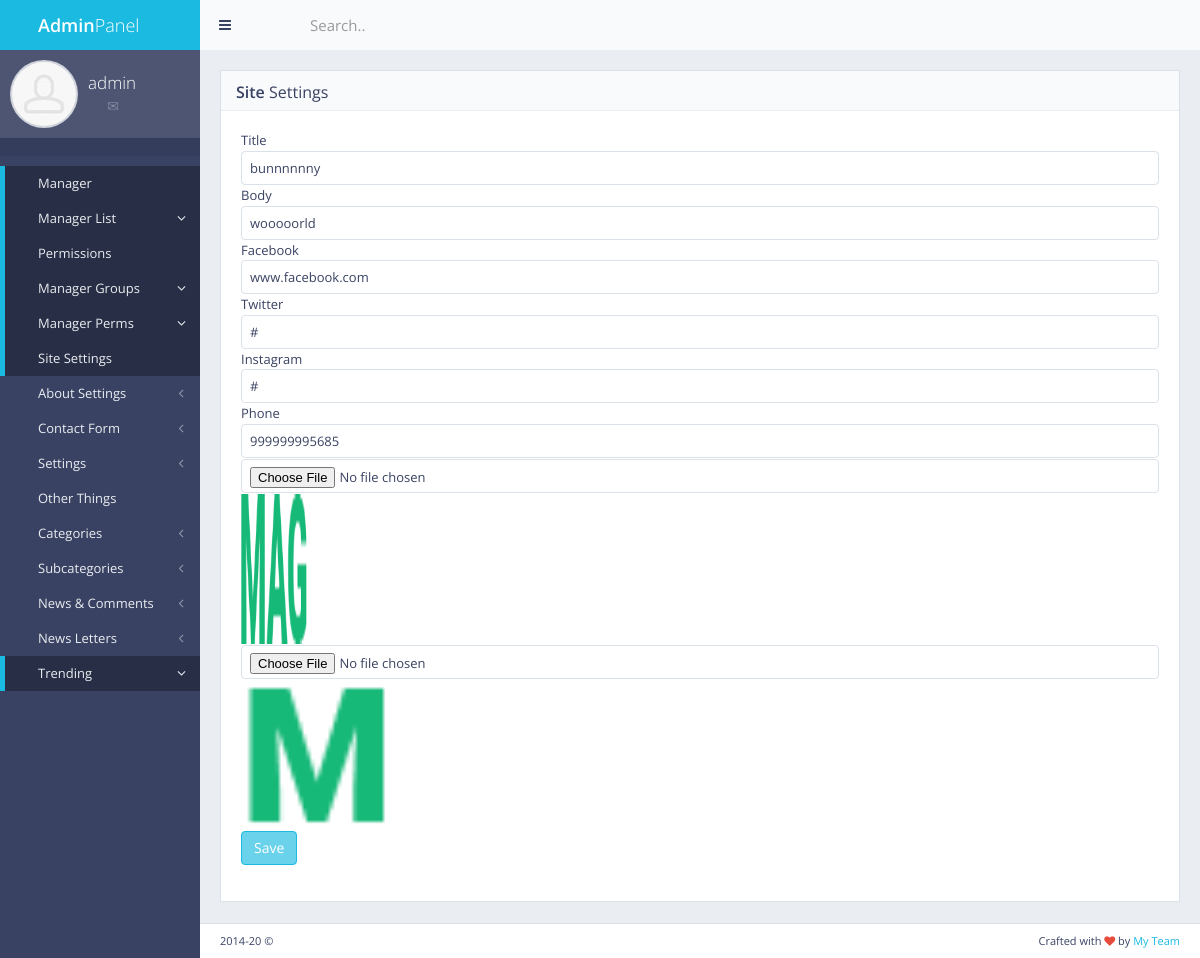
Screenshot of /panel/setting/ (signed in) with the database file from the repository.
### myapp/models.py (models this page shows, shortened)
class article(models.Model):
    title = models.CharField(max_length=50)
    body = models.CharField(max_length=500)
    bodylong = models.TextField(default='-')
    fb = models.CharField(default = '-',max_length=50)
    tw = models.CharField(default='-',max_length=50)
    insta = models.CharField(default='-',max_length=50)
    ph = models.CharField(default="999999",max_length=12)
    picname = models.TextField(default="")
    picurl = models.TextField(default="")
    picname2 = models.TextField(default="")
    picurl2 = models.TextField(default="")

### myapp/views.py (the view, shortened to what this page needs)
# urls.py: path('panel/setting/',views.site_setting,name='site_setting'),
def site_setting(request):
    if not request.user.is_authenticated:
        return render('mylogin')
    site = article.objects.get(pk = 2)
    return render(request,'back/setting.html',{'site':site})

### myapp/templatetags/extra_auth.py (called while the page is built)
@register.filter(name="has_group")
def has_group(user,group_name):
    return user.groups.filter(name = group_name).exists()

### myapp/templates/back/setting.html (shortened to what this page needs)
{% extends "back/master.html" %}
{% load static %}
{% block mainblock %}
    <div class="block full">
        <div class="block-title">
            <h2><strong>Site</strong> Settings</h2>
        </div>
    <form action="{% url "site_setting" %}" enctype="multipart/form-data" method="post" class="form-group">
        <div class=""form-group>
            <lable>Title</lable>
            <input type="text" id = "title" value="{{ site.title }}" name="title" class="form-control" placeholder="">
        </div>
        <div class=""form-group>
            <lable>Body</lable>
            <input type="text" id = "body" value="{{ site.body }}" name="body" class="form-control" placeholder="">
        </div>
        <div class=""form-group>
            <lable>Facebook</lable>
            <input type="text" id = "fb" value="{{ site.fb }}" name="fb" class="form-control" placeholder="">
        </div>
        <div class=""form-group>
            <lable>Twitter</lable>
            <input type="text" id = "tw"  value="{{ site.tw }}" name="tw" class="form-control" placeholder="">
        </div>
        <div class=""form-group>
            <lable>Instagram</lable>
            <input type="text" id = "insta"  value="{{ site.insta }}" name="insta" class="form-control" placeholder="">
        </div>
        <div class=""form-group>
            <lable>Phone</lable>
            <input type="text" id = "ph"  value="{{ site.ph }}" name="ph" class="form-control" placeholder="">
        </div>
        <div class=""form-group>
            <input type="file" id = "myfiles" name="myfiles" row="5" class="form-control" placeholder="Body">
        </div>
        <div class=""form-group>
            <img src = "{{ site.picurl }}" height="150" width="150">
         </div>
         <div class=""form-group>
            <input type="file" id = "myfiles2" name="myfiles2" row="5" class="form-control" placeholder="Body">
        </div>
        <div class=""form-group>
            <img src = "{{ site.picurl2 }}" height="150" width="150">
         </div>
        <div class="form-group">
        <button type="submit" class="btn btn-primary">Save</button>
        </div>
    </form>
    </div>
{% endblock %}

### myapp/templates/back/master.html (shortened to what this page needs)
{% load static %}
{%  load extra_auth %}
{% if user.is_authenticated %}
<!DOCTYPE html>
 <html class="no-js" lang="en">
<head>
    <link rel="stylesheet" href="{% static "back/css/bootstrap.min.css" %}">
    <link rel="stylesheet" href="{% static "back/css/plugins.css" %}">
    <link rel="stylesheet" href="{% static "back/css/main.css" %}">
    <link rel="stylesheet" href="{% static "back/css/themes.css" %}">
</head>
<body>
<div id="page-wrapper">
    <div id="page-container" class="sidebar-partial sidebar-visible-lg sidebar-no-animations">
        <div id="sidebar">
            <div id="sidebar-scroll">
                <div class="sidebar-content">
                    <a href="panel" class="sidebar-brand">
                        <i class="gi gi-flash"></i><span class="sidebar-nav-mini-hide"><strong>Admin</strong>Panel</span>
                    </a>
                    <div class="sidebar-section sidebar-user clearfix sidebar-nav-mini-hide">
                        <div class="sidebar-user-avatar">
                            <a href="page_ready_user_profile.html">
                                <img src="{% static "back/img/placeholders/avatars/avatar2.jpg" %}"  alt="avatar">
                            </a>
                        </div>
                        <div class="sidebar-user-name">{{request.user}}</div>
                        <div class="sidebar-user-links">
                            <a href="page_ready_user_profile.html" data-toggle="tooltip" data-placement="bottom" title="Profile"><i class="gi gi-user"></i></a>
                            <a href="page_ready_inbox.html" data-toggle="tooltip" data-placement="bottom" title="Messages"><i class="gi gi-envelope"></i></a>
                            <a href="{% url 'change_password' %}" class="enable-tooltip" data-placement="bottom" title="Settings" ><i class="gi gi-cogwheel"></i></a>
                            <a href="{% url 'mylogout' %}" data-toggle="tooltip" data-placement="bottom" title="Logout"><i class="gi gi-exit"></i></a>
                        </div>
                    </div>
                    <ul class="sidebar-section sidebar-themes clearfix sidebar-nav-mini-hide">
                    </ul>
                    <ul class="sidebar-nav">
                        {% if request.user|has_group:"masteruser" %}
                        <li>
                            <a href="/panel/" class=" active"><i class="gi gi-stopwatch sidebar-nav-icon"></i><span class="sidebar-nav-mini-hide">Manager</span></a>
                        </li>
                          <li>
                            <a href="/panel/manager/list/" class="active"><i class="fa fa-angle-left sidebar-nav-indicator sidebar-nav-mini-hide"></i><i class="gi gi-show_big_thumbnails sidebar-nav-icon"></i><span class="sidebar-nav-mini-hide">Manager List</span></a>
                        </li>
                        <li>
                            <a href="/panel/" class=" active"><i class="gi gi-stopwatch sidebar-nav-icon"></i><span class="sidebar-nav-mini-hide">Permissions</span></a>
                        </li>
                          <li>
                            <a href="/panel/manager/group/" class="active"><i class="fa fa-angle-left sidebar-nav-indicator sidebar-nav-mini-hide"></i><i class="gi gi-show_big_thumbnails sidebar-nav-icon"></i><span class="sidebar-nav-mini-hide">Manager Groups</span></a>
                          </li>
                          <li>
                            <a href="{% url 'manager_perms' %}" class="active"><i class="fa fa-angle-left sidebar-nav-indicator sidebar-nav-mini-hide"></i><i class="gi gi-show_big_thumbnails sidebar-nav-icon"></i><span class="sidebar-nav-mini-hide">Manager Perms</span></a>
                          </li>
                        <li>
                            <a href="/panel/setting" class=" active"><i class="gi gi-stopwatch sidebar-nav-icon"></i><span class="sidebar-nav-mini-hide">Site Settings</span></a>
                        </li>
                          <li>
                            <a href="/panel/about/setting/" class="sidebar-nav-menu"><i class="fa fa-angle-left sidebar-nav-indicator sidebar-nav-mini-hide"></i><i class="gi gi-show_big_thumbnails sidebar-nav-icon"></i><span class="sidebar-nav-mini-hide">About Settings</span></a>
                        </li>
                         <li>
                            <a href="/panel/contactform" class="sidebar-nav-menu"><i class="fa fa-angle-left sidebar-nav-indicator sidebar-nav-mini-hide"></i><i class="gi gi-show_big_thumbnails sidebar-nav-icon"></i><span class="sidebar-nav-mini-hide">Contact Form</span></a>
                        </li>
                         <li>
                        <a href="/panel/setting/" class="sidebar-nav-menu"><i class="fa fa-angle-left sidebar-nav-indicator sidebar-nav-mini-hide"></i><i class="gi gi-show_big_thumbnails sidebar-nav-icon"></i><span class="sidebar-nav-mini-hide">Settings</span></a>
                        </li>
                        {% endif %}
                         <li>
                            <a href="/panel/setting" class="sidebar-nav-menu"><i class="gi gi-stopwatch sidebar-nav-icon"></i><span class="sidebar-nav-mini-hide">Other Things</span></a>
                        </li>
                        <li>
                        <a href="#" class="sidebar-nav-menu"><i class="fa fa-angle-left sidebar-nav-indicator sidebar-nav-mini-hide"></i><i class="gi gi-show_big_thumbnails sidebar-nav-icon"></i><span class="sidebar-nav-mini-hide">Categories</span></a>
                        </li>
                        <li>
                         <a href="#" class="sidebar-nav-menu"><i class="fa fa-angle-left sidebar-nav-indicator sidebar-nav-mini-hide"></i><i class="gi gi-show_big_thumbnails sidebar-nav-icon"></i><span class="sidebar-nav-mini-hide">Subcategories</span></a>
                        </li>
                        <li>
                            <a href="#" class="sidebar-nav-menu"><i class="fa fa-angle-left sidebar-nav-indicator sidebar-nav-mini-hide"></i><i class="gi gi-show_big_thumbnails sidebar-nav-icon"></i><span class="sidebar-nav-mini-hide">News & Comments</span></a>
                        </li>
                        <li>
                            <a href="#" class="sidebar-nav-menu"><i class="fa fa-angle-left sidebar-nav-indicator sidebar-nav-mini-hide"></i><i class="gi gi-show_big_thumbnails sidebar-nav-icon"></i><span class="sidebar-nav-mini-hide">News Letters</span></a>
                           </li>
                         <li>
                            <a href="{% url 'trending_add' %}"  class="active"><i class="fa fa-angle-left sidebar-nav-indicator sidebar-nav-mini-hide"></i><i class="gi gi-show_big_thumbnails sidebar-nav-icon"></i><span class="sidebar-nav-mini-hide">Trending</span></a>
                        </li>
                   </ul>
                </div>
            </div>
        </div>
        <div id="main-container">
            <header class="navbar navbar-default">
                <ul class="nav navbar-nav-custom">
                    <li>
                        <a href="javascript:void(0)" onclick="App.sidebar('toggle-sidebar');this.blur();">
                            <i class="fa fa-bars fa-fw"></i>
                        </a>
                    </li>
                    <li class="dropdown">
                        <a href="javascript:void(0)" class="dropdown-toggle" data-toggle="dropdown">
                            <i class="gi gi-settings"></i>
                        </a>
                    </li>
                </ul>
                <form action="page_ready_search_results.html" method="post" class="navbar-form-custom">
                    <div class="form-group">
                        <input type="text" id="top-search" name="top-search" class="form-control" placeholder="Search..">
                    </div>
                </form>
            </header>
            <div id="page-content">
                {% block mainblock %}
                {% endblock %}
            </div>
            <footer class="clearfix">
                <div class="pull-right">
                    Crafted with <i class="fa fa-heart text-danger"></i> by <a href="#" target="_blank">My Team</a>
                </div>
                <div class="pull-left">
                    <span id="year-copy"></span> &copy;
                </div>
            </footer>
        </div>
    </div>
</div>
</body>
</html>
{% else %}
Please Login
{% endif %}

### rows the page displays
article: title "bunnnnnny", body "wooooorld", fb "www.facebook.com", tw "#", insta "#", ph "999999995685", picurl (picture), picurl2 (picture)

### other values shown
{{ request.user }} "admin"
